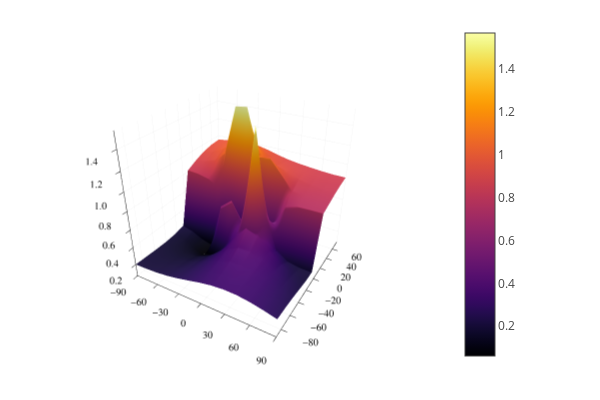

Here is the notebook cell this chart was saved with:
### Code cell
plotly()
surface(xA,yA,imagenEy)

### Figure 1 — Plotly figure (JSON) as saved in the notebook; plotly's stock layout.template omitted (floating-point values rounded to 4 significant figures; data arrays with more than 128 entries replaced by an {"elided": "..."} marker saying what was removed)
{"data": [{"cmax": 1.564, "cmin": 0.05922, "colorbar": {"len": 0.9525, "title": {"text": ""}, "x": 0.7578, "y": 0.5139}, "colorscale": {"elided": "256x2 mixed values"}, "name": "y1", "opacity": null, "scene": "scene", "showlegend": false, "showscale": true, "type": "surface", "x": [-90, -75, -60, -45, -30, -15, 0, 15, 30, 45, 60, 75, 90], "xaxis": "x", "y": [-90, -73.4, -56.8, -40.2, -23.6, -7, 9.6, 26.2, 42.8, 59.4, 76], "yaxis": "y", "z": {"elided": "11x13 float values"}, "zaxis": "z", "zmax": 1.564, "zmin": 0.05922}], "layout": {"annotations": [], "height": 400, "legend": {"bgcolor": "rgba(255, 255, 255, 1.000)", "bordercolor": "rgba(0, 0, 0, 1)", "borderwidth": 1, "font": {"color": "rgba(0, 0, 0, 1)", "family": "sans-serif", "size": 11}, "title": {"font": {"color": "rgba(0, 0, 0, 1)", "family": "sans-serif", "size": 15}, "text": ""}, "tracegroupgap": 0, "traceorder": "normal", "x": 1, "xanchor": "auto", "y": 1, "yanchor": "auto"}, "margin": {"b": 20, "l": 0, "r": 0, "t": 20}, "paper_bgcolor": "rgba(255, 255, 255, 1.000)", "plot_bgcolor": "rgba(255, 255, 255, 1.000)", "scene": {"aspectmode": "auto", "aspectratio": {"x": 1, "y": 1, "z": 1}, "camera": {"eye": {"x": 1.126, "y": -1.95, "z": 1.3}, "projection": "orthographic"}, "domain": {"x": [0.05101, 0.7578], "y": [0.03762, 0.9902]}, "xaxis": {"gridcolor": "rgba(0, 0, 0, 0.1)", "gridwidth": 0.5, "linecolor": "rgba(0, 0, 0, 1)", "mirror": false, "range": [-90, 90], "showgrid": true, "showline": true, "showticklabels": true, "tickangle": 0, "tickcolor": "rgb(0, 0, 0)", "tickfont": {"color": "rgba(0, 0, 0, 1)", "family": "sans-serif", "size": 11}, "tickmode": "array", "ticks": "inside", "ticktext": ["−90", "−60", "−30", "0", "30", "60", "90"], "tickvals": [-90, -60, -30, 0, 30, 60, 90], "title": {"font": {"color": "rgba(0, 0, 0, 1)", "family": "sans-serif", "size": 15}, "text": ""}, "type": "linear", "visible": true, "zeroline": false, "zerolinecolor": "rgba(0, 0, 0, 1)"}, "yaxis": {"gridcolor": "rgba(0, 0, 0, 0.1)", "gridwidth": 0.5, "linecolor": "rgba(0, 0, 0, 1)", "mirror": false, "range": [-90, 76], "showgrid": true, "showline": true, "showticklabels": true, "tickangle": 0, "tickcolor": "rgb(0, 0, 0)", "tickfont": {"color": "rgba(0, 0, 0, 1)", "family": "sans-serif", "size": 11}, "tickmode": "array", "ticks": "inside", "ticktext": ["−80", "−60", "−40", "−20", "0", "20", "40", "60"], "tickvals": [-80, -60, -40, -20, 0, 20, 40, 60], "title": {"font": {"color": "rgba(0, 0, 0, 1)", "family": "sans-serif", "size": 15}, "text": ""}, "type": "linear", "visible": true, "zeroline": false, "zerolinecolor": "rgba(0, 0, 0, 1)"}, "zaxis": {"gridcolor": "rgba(0, 0, 0, 0.1)", "gridwidth": 0.5, "linecolor": "rgba(0, 0, 0, 1)", "mirror": false, "range": [0.05922, 1.564], "showgrid": true, "showline": true, "showticklabels": true, "tickangle": 0, "tickcolor": "rgb(0, 0, 0)", "tickfont": {"color": "rgba(0, 0, 0, 1)", "family": "sans-serif", "size": 11}, "tickmode": "array", "ticks": "inside", "ticktext": ["0.2", "0.4", "0.6", "0.8", "1.0", "1.2", "1.4"], "tickvals": [0.2, 0.4, 0.6, 0.8, 1, 1.2, 1.4], "title": {"font": {"color": "rgba(0, 0, 0, 1)", "family": "sans-serif", "size": 15}, "text": ""}, "type": "linear", "visible": true, "zeroline": false, "zerolinecolor": "rgba(0, 0, 0, 1)"}}, "showlegend": true, "width": 600}}
